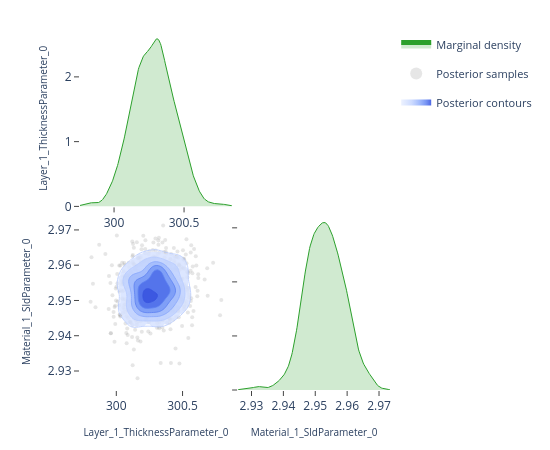

Write notebook code for a chart like this one.
### Code cell
# ---- Pairwise focus: thickness vs SLD ---------------------------------------
# A 2-parameter corner plot zooms in on the joint posterior for a specific
# pair.  This is the same view the EasyReflectometryApp's "2D Heatmap"
# sub-tab uses to inspect parameter degeneracies.


params_of_interest = ['Layer_1_ThicknessParameter_0', 'Material_1_SldParameter_0']
idx = [posterior.param_names.index(p) for p in params_of_interest]
subset_draws = np.asarray(posterior.draws)[:, idx]

fig = plot_corner(subset_draws, params_of_interest)
fig.show()

### Figure 1 — Plotly figure (JSON) as saved in the notebook; plotly's stock layout.template omitted (floating-point values rounded to 4 significant figures; data arrays with more than 128 entries replaced by an {"elided": "..."} marker saying what was removed)
{"data": [{"fill": "tozeroy", "fillcolor": "rgba(44, 160, 44, 0.22)", "hoverinfo": "skip", "legendgroup": "marginal", "line": {"color": "rgb(44, 160, 44)", "width": 1}, "mode": "lines", "name": "Marginal density", "showlegend": true, "type": "scatter", "x": {"elided": "256 float values"}, "xaxis": "x", "y": {"elided": "256 float values"}, "yaxis": "y"}, {"hoverinfo": "skip", "legendgroup": "scatter", "marker": {"color": "rgba(140, 140, 140, 0.22)", "size": 4}, "mode": "markers", "name": "Posterior samples", "showlegend": true, "type": "scatter", "x": {"elided": "800 float values"}, "xaxis": "x3", "y": {"elided": "800 float values"}, "yaxis": "y3", "zorder": 0}, {"colorscale": [[0.0, "rgba(224, 233, 255, 0.62)"], [0.35, "rgba(183, 203, 255, 0.70)"], [0.6, "rgba(138, 169, 252, 0.78)"], [0.82, "rgba(96, 131, 242, 0.84)"], [1.0, "rgba(58, 86, 224, 0.90)"]], "connectgaps": false, "contours": {"coloring": "fill", "end": 148.7, "showlabels": false, "showlines": false, "size": 23.48, "start": 31.31}, "hoverinfo": "skip", "legendgroup": "contour", "name": "Posterior contours", "showlegend": true, "showscale": false, "type": "contour", "x": [299.8, 299.8, 299.8, 299.8, 299.8, 299.8, 299.8, 299.9, 299.9, 299.9, 299.9, 299.9, 299.9, 299.9, 299.9, 300.0, 300.0, 300.0, 300.0, 300.0, 300.0, 300.0, 300.1, 300.1, 300.1, 300.1, 300.1, 300.1, 300.1, 300.2, 300.2, 300.2, 300.2, 300.2, 300.2, 300.2, 300.3, 300.3, 300.3, 300.3, 300.3, 300.3, 300.3, 300.3, 300.4, 300.4, 300.4, 300.4, 300.4, 300.4, 300.4, 300.5, 300.5, 300.5, 300.5, 300.5, 300.5, 300.5, 300.6, 300.6, 300.6, 300.6, 300.6, 300.6, 300.6, 300.6, 300.7, 300.7, 300.7, 300.7, 300.7, 300.7, 300.7, 300.8, 300.8, 300.8, 300.8, 300.8, 300.8, 300.8], "xaxis": "x3", "y": [2.926, 2.926, 2.927, 2.928, 2.928, 2.929, 2.929, 2.93, 2.931, 2.931, 2.932, 2.932, 2.933, 2.934, 2.934, 2.935, 2.935, 2.936, 2.937, 2.937, 2.938, 2.938, 2.939, 2.94, 2.94, 2.941, 2.941, 2.942, 2.943, 2.943, 2.944, 2.944, 2.945, 2.946, 2.946, 2.947, 2.948, 2.948, 2.949, 2.949, 2.95, 2.951, 2.951, 2.952, 2.952, 2.953, 2.954, 2.954, 2.955, 2.955, 2.956, 2.957, 2.957, 2.958, 2.958, 2.959, 2.96, 2.96, 2.961, 2.961, 2.962, 2.963, 2.963, 2.964, 2.964, 2.965, 2.966, 2.966, 2.967, 2.967, 2.968, 2.969, 2.969, 2.97, 2.97, 2.971, 2.972, 2.972, 2.973, 2.973], "yaxis": "y3", "z": {"elided": "80x80 float values"}, "zmax": 148.7, "zmin": 31.31, "zorder": 1}, {"colorscale": [[0.0, "rgba(183, 203, 255, 0.94)"], [0.35, "rgba(183, 203, 255, 0.94)"], [0.35, "rgba(138, 169, 252, 0.95)"], [0.6, "rgba(138, 169, 252, 0.95)"], [0.6, "rgba(96, 131, 242, 0.96)"], [0.82, "rgba(96, 131, 242, 0.96)"], [0.82, "rgba(58, 86, 224, 0.98)"], [1.0, "rgba(58, 86, 224, 0.98)"]], "contours": {"coloring": "lines", "end": 148.7, "showlabels": false, "size": 23.48, "start": 31.31}, "hoverinfo": "skip", "legendgroup": "contour", "line": {"width": 0.9}, "showlegend": false, "showscale": false, "type": "contour", "x": [299.8, 299.8, 299.8, 299.8, 299.8, 299.8, 299.8, 299.9, 299.9, 299.9, 299.9, 299.9, 299.9, 299.9, 299.9, 300.0, 300.0, 300.0, 300.0, 300.0, 300.0, 300.0, 300.1, 300.1, 300.1, 300.1, 300.1, 300.1, 300.1, 300.2, 300.2, 300.2, 300.2, 300.2, 300.2, 300.2, 300.3, 300.3, 300.3, 300.3, 300.3, 300.3, 300.3, 300.3, 300.4, 300.4, 300.4, 300.4, 300.4, 300.4, 300.4, 300.5, 300.5, 300.5, 300.5, 300.5, 300.5, 300.5, 300.6, 300.6, 300.6, 300.6, 300.6, 300.6, 300.6, 300.6, 300.7, 300.7, 300.7, 300.7, 300.7, 300.7, 300.7, 300.8, 300.8, 300.8, 300.8, 300.8, 300.8, 300.8], "xaxis": "x3", "y": [2.926, 2.926, 2.927, 2.928, 2.928, 2.929, 2.929, 2.93, 2.931, 2.931, 2.932, 2.932, 2.933, 2.934, 2.934, 2.935, 2.935, 2.936, 2.937, 2.937, 2.938, 2.938, 2.939, 2.94, 2.94, 2.941, 2.941, 2.942, 2.943, 2.943, 2.944, 2.944, 2.945, 2.946, 2.946, 2.947, 2.948, 2.948, 2.949, 2.949, 2.95, 2.951, 2.951, 2.952, 2.952, 2.953, 2.954, 2.954, 2.955, 2.955, 2.956, 2.957, 2.957, 2.958, 2.958, 2.959, 2.96, 2.96, 2.961, 2.961, 2.962, 2.963, 2.963, 2.964, 2.964, 2.965, 2.966, 2.966, 2.967, 2.967, 2.968, 2.969, 2.969, 2.97, 2.97, 2.971, 2.972, 2.972, 2.973, 2.973], "yaxis": "y3", "z": {"elided": "80x80 float values"}, "zmax": 148.7, "zmin": 31.31, "zorder": 2}, {"fill": "tozeroy", "fillcolor": "rgba(44, 160, 44, 0.22)", "hoverinfo": "skip", "legendgroup": "marginal", "line": {"color": "rgb(44, 160, 44)", "width": 1}, "mode": "lines", "name": "Marginal density", "showlegend": false, "type": "scatter", "x": {"elided": "256 float values"}, "xaxis": "x4", "y": {"elided": "256 float values"}, "yaxis": "y4"}], "layout": {"height": 450, "legend": {"font": {"size": 11}, "itemsizing": "constant", "orientation": "v", "x": 1.02, "xanchor": "left", "y": 1.0, "yanchor": "top"}, "margin": {"b": 60, "l": 80, "r": 160, "t": 30}, "plot_bgcolor": "white", "showlegend": true, "width": 550, "xaxis": {"anchor": "y", "domain": [0.0, 0.49], "showgrid": false, "ticks": "outside", "zeroline": false}, "xaxis2": {"anchor": "y2", "domain": [0.51, 1.0], "showgrid": false, "ticks": "outside", "visible": false, "zeroline": false}, "xaxis3": {"anchor": "y3", "domain": [0.0, 0.49], "showgrid": false, "ticks": "outside", "title": {"font": {"size": 10}, "text": "Layer_1_ThicknessParameter_0"}, "zeroline": false}, "xaxis4": {"anchor": "y4", "domain": [0.51, 1.0], "showgrid": false, "ticks": "outside", "title": {"font": {"size": 10}, "text": "Material_1_SldParameter_0"}, "zeroline": false}, "yaxis": {"anchor": "x", "domain": [0.51, 1.0], "showgrid": false, "ticks": "outside", "title": {"font": {"size": 10}, "text": "Layer_1_ThicknessParameter_0"}, "zeroline": false}, "yaxis2": {"anchor": "x2", "domain": [0.51, 1.0], "showgrid": false, "ticks": "outside", "visible": false, "zeroline": false}, "yaxis3": {"anchor": "x3", "domain": [0.0, 0.49], "showgrid": false, "ticks": "outside", "title": {"font": {"size": 10}, "text": "Material_1_SldParameter_0"}, "zeroline": false}, "yaxis4": {"anchor": "x4", "domain": [0.0, 0.49], "showgrid": false, "showticklabels": false, "ticks": "outside", "zeroline": false}}}
